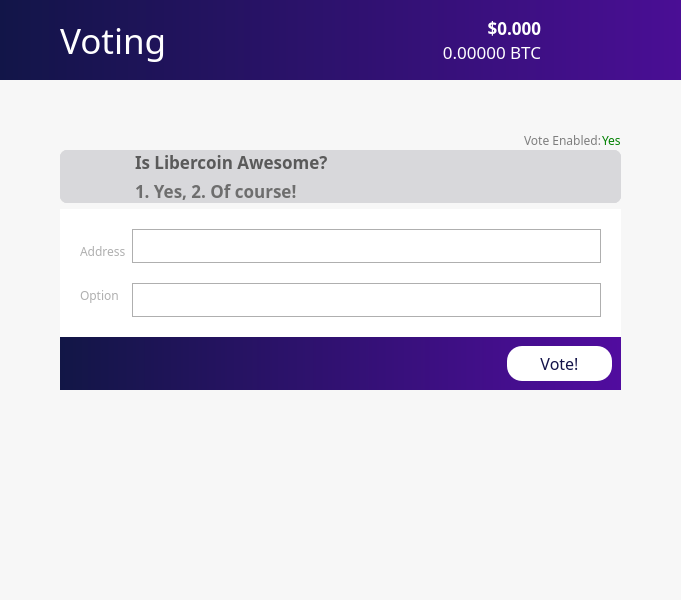
<?xml version="1.0" encoding="UTF-8"?>
<ui version="4.0">
 <class>VotingPage</class>
 <widget class="QWidget" name="VotingPage">
  <property name="geometry">
   <rect>
    <x>0</x>
    <y>0</y>
    <width>681</width>
    <height>600</height>
   </rect>
  </property>
  <property name="sizePolicy">
   <sizepolicy hsizetype="Preferred" vsizetype="Preferred">
    <horstretch>0</horstretch>
    <verstretch>0</verstretch>
   </sizepolicy>
  </property>
  <property name="minimumSize">
   <size>
    <width>0</width>
    <height>0</height>
   </size>
  </property>
  <property name="palette">
   <palette>
    <active>
     <colorrole role="WindowText">
      <brush brushstyle="SolidPattern">
       <color alpha="255">
        <red>0</red>
        <green>0</green>
        <blue>0</blue>
       </color>
      </brush>
     </colorrole>
     <colorrole role="Button">
      <brush brushstyle="SolidPattern">
       <color alpha="250">
        <red>247</red>
        <green>247</green>
        <blue>247</blue>
       </color>
      </brush>
     </colorrole>
     <colorrole role="Midlight">
      <brush brushstyle="SolidPattern">
       <color alpha="255">
        <red>255</red>
        <green>255</green>
        <blue>255</blue>
       </color>
      </brush>
     </colorrole>
     <colorrole role="Dark">
      <brush brushstyle="SolidPattern">
       <color alpha="255">
        <red>225</red>
        <green>225</green>
        <blue>225</blue>
       </color>
      </brush>
     </colorrole>
     <colorrole role="Mid">
      <brush brushstyle="SolidPattern">
       <color alpha="255">
        <red>0</red>
        <green>0</green>
        <blue>255</blue>
       </color>
      </brush>
     </colorrole>
     <colorrole role="Text">
      <brush brushstyle="SolidPattern">
       <color alpha="255">
        <red>0</red>
        <green>0</green>
        <blue>0</blue>
       </color>
      </brush>
     </colorrole>
     <colorrole role="BrightText">
      <brush brushstyle="SolidPattern">
       <color alpha="255">
        <red>255</red>
        <green>128</green>
        <blue>0</blue>
       </color>
      </brush>
     </colorrole>
     <colorrole role="ButtonText">
      <brush brushstyle="SolidPattern">
       <color alpha="255">
        <red>0</red>
        <green>0</green>
        <blue>0</blue>
       </color>
      </brush>
     </colorrole>
     <colorrole role="Base">
      <brush brushstyle="SolidPattern">
       <color alpha="250">
        <red>247</red>
        <green>247</green>
        <blue>247</blue>
       </color>
      </brush>
     </colorrole>
     <colorrole role="Window">
      <brush brushstyle="SolidPattern">
       <color alpha="250">
        <red>247</red>
        <green>247</green>
        <blue>247</blue>
       </color>
      </brush>
     </colorrole>
    </active>
    <inactive>
     <colorrole role="WindowText">
      <brush brushstyle="SolidPattern">
       <color alpha="255">
        <red>0</red>
        <green>0</green>
        <blue>0</blue>
       </color>
      </brush>
     </colorrole>
     <colorrole role="Button">
      <brush brushstyle="SolidPattern">
       <color alpha="250">
        <red>247</red>
        <green>247</green>
        <blue>247</blue>
       </color>
      </brush>
     </colorrole>
     <colorrole role="Midlight">
      <brush brushstyle="SolidPattern">
       <color alpha="255">
        <red>255</red>
        <green>255</green>
        <blue>255</blue>
       </color>
      </brush>
     </colorrole>
     <colorrole role="Dark">
      <brush brushstyle="SolidPattern">
       <color alpha="255">
        <red>225</red>
        <green>225</green>
        <blue>225</blue>
       </color>
      </brush>
     </colorrole>
     <colorrole role="Mid">
      <brush brushstyle="SolidPattern">
       <color alpha="255">
        <red>0</red>
        <green>0</green>
        <blue>255</blue>
       </color>
      </brush>
     </colorrole>
     <colorrole role="Text">
      <brush brushstyle="SolidPattern">
       <color alpha="255">
        <red>0</red>
        <green>0</green>
        <blue>0</blue>
       </color>
      </brush>
     </colorrole>
     <colorrole role="BrightText">
      <brush brushstyle="SolidPattern">
       <color alpha="255">
        <red>255</red>
        <green>128</green>
        <blue>0</blue>
       </color>
      </brush>
     </colorrole>
     <colorrole role="ButtonText">
      <brush brushstyle="SolidPattern">
       <color alpha="255">
        <red>0</red>
        <green>0</green>
        <blue>0</blue>
       </color>
      </brush>
     </colorrole>
     <colorrole role="Base">
      <brush brushstyle="SolidPattern">
       <color alpha="250">
        <red>247</red>
        <green>247</green>
        <blue>247</blue>
       </color>
      </brush>
     </colorrole>
     <colorrole role="Window">
      <brush brushstyle="SolidPattern">
       <color alpha="250">
        <red>247</red>
        <green>247</green>
        <blue>247</blue>
       </color>
      </brush>
     </colorrole>
    </inactive>
    <disabled>
     <colorrole role="WindowText">
      <brush brushstyle="SolidPattern">
       <color alpha="255">
        <red>225</red>
        <green>225</green>
        <blue>225</blue>
       </color>
      </brush>
     </colorrole>
     <colorrole role="Button">
      <brush brushstyle="SolidPattern">
       <color alpha="250">
        <red>247</red>
        <green>247</green>
        <blue>247</blue>
       </color>
      </brush>
     </colorrole>
     <colorrole role="Midlight">
      <brush brushstyle="SolidPattern">
       <color alpha="255">
        <red>255</red>
        <green>255</green>
        <blue>255</blue>
       </color>
      </brush>
     </colorrole>
     <colorrole role="Dark">
      <brush brushstyle="SolidPattern">
       <color alpha="255">
        <red>225</red>
        <green>225</green>
        <blue>225</blue>
       </color>
      </brush>
     </colorrole>
     <colorrole role="Mid">
      <brush brushstyle="SolidPattern">
       <color alpha="255">
        <red>0</red>
        <green>0</green>
        <blue>255</blue>
       </color>
      </brush>
     </colorrole>
     <colorrole role="Text">
      <brush brushstyle="SolidPattern">
       <color alpha="255">
        <red>225</red>
        <green>225</green>
        <blue>225</blue>
       </color>
      </brush>
     </colorrole>
     <colorrole role="BrightText">
      <brush brushstyle="SolidPattern">
       <color alpha="255">
        <red>255</red>
        <green>128</green>
        <blue>0</blue>
       </color>
      </brush>
     </colorrole>
     <colorrole role="ButtonText">
      <brush brushstyle="SolidPattern">
       <color alpha="255">
        <red>225</red>
        <green>225</green>
        <blue>225</blue>
       </color>
      </brush>
     </colorrole>
     <colorrole role="Base">
      <brush brushstyle="SolidPattern">
       <color alpha="250">
        <red>247</red>
        <green>247</green>
        <blue>247</blue>
       </color>
      </brush>
     </colorrole>
     <colorrole role="Window">
      <brush brushstyle="SolidPattern">
       <color alpha="250">
        <red>247</red>
        <green>247</green>
        <blue>247</blue>
       </color>
      </brush>
     </colorrole>
    </disabled>
   </palette>
  </property>
  <property name="font">
   <font>
    <family>Snell Roundhand</family>
   </font>
  </property>
  <property name="windowTitle">
   <string>Form</string>
  </property>
  <property name="autoFillBackground">
   <bool>false</bool>
  </property>
  <property name="styleSheet">
   <string notr="true">background-color:rgba(247, 247, 247, 250);
border:0;
</string>
  </property>
  <layout class="QVBoxLayout" name="topLayout">
   <property name="spacing">
    <number>0</number>
   </property>
   <property name="leftMargin">
    <number>0</number>
   </property>
   <property name="topMargin">
    <number>0</number>
   </property>
   <property name="rightMargin">
    <number>0</number>
   </property>
   <property name="bottomMargin">
    <number>0</number>
   </property>
   <item>
    <layout class="QHBoxLayout" name="horizontalLayout" stretch="0">
     <property name="spacing">
      <number>0</number>
     </property>
     <item>
      <layout class="QVBoxLayout" name="verticalLayout_2" stretch="0,0,0">
       <item>
        <layout class="QHBoxLayout" name="Nav">
         <property name="spacing">
          <number>0</number>
         </property>
         <property name="sizeConstraint">
          <enum>QLayout::SetDefaultConstraint</enum>
         </property>
         <property name="topMargin">
          <number>0</number>
         </property>
         <item>
          <widget class="QFrame" name="NavBar">
           <property name="sizePolicy">
            <sizepolicy hsizetype="Preferred" vsizetype="Preferred">
             <horstretch>0</horstretch>
             <verstretch>0</verstretch>
            </sizepolicy>
           </property>
           <property name="minimumSize">
            <size>
             <width>0</width>
             <height>80</height>
            </size>
           </property>
           <property name="maximumSize">
            <size>
             <width>16777215</width>
             <height>80</height>
            </size>
           </property>
           <property name="layoutDirection">
            <enum>Qt::LeftToRight</enum>
           </property>
           <property name="autoFillBackground">
            <bool>false</bool>
           </property>
           <property name="styleSheet">
            <string notr="true">background: QLinearGradient(x1: 0, y1: 0, x2: 1, y2: 0, stop: 0 #121548, stop: 1 #4a0e95);
border:0;
</string>
           </property>
           <property name="frameShape">
            <enum>QFrame::StyledPanel</enum>
           </property>
           <property name="frameShadow">
            <enum>QFrame::Raised</enum>
           </property>
           <layout class="QHBoxLayout" name="horizontalLayout_3">
            <property name="spacing">
             <number>0</number>
            </property>
            <property name="leftMargin">
             <number>60</number>
            </property>
            <property name="topMargin">
             <number>0</number>
            </property>
            <property name="rightMargin">
             <number>60</number>
            </property>
            <property name="bottomMargin">
             <number>0</number>
            </property>
            <item>
             <widget class="QLabel" name="label_2">
              <property name="sizePolicy">
               <sizepolicy hsizetype="Preferred" vsizetype="Preferred">
                <horstretch>0</horstretch>
                <verstretch>0</verstretch>
               </sizepolicy>
              </property>
              <property name="font">
               <font>
                <family>LibercoinLight</family>
                <pointsize>26</pointsize>
               </font>
              </property>
              <property name="autoFillBackground">
               <bool>false</bool>
              </property>
              <property name="styleSheet">
               <string notr="true">color:white;
background-color: rgba(255, 255, 255,0);</string>
              </property>
              <property name="text">
               <string>Voting</string>
              </property>
              <property name="indent">
               <number>0</number>
              </property>
             </widget>
            </item>
            <item>
             <layout class="QVBoxLayout" name="verticalLayout_5">
              <item>
               <widget class="QLabel" name="priceUSD">
                <property name="font">
                 <font>
                  <family>LibercoinMedium</family>
                  <pointsize>13</pointsize>
                  <weight>75</weight>
                  <bold>true</bold>
                 </font>
                </property>
                <property name="styleSheet">
                 <string notr="true">background-color: rgb(0,0,0,0);
color: white;</string>
                </property>
                <property name="text">
                 <string>$0.000</string>
                </property>
                <property name="alignment">
                 <set>Qt::AlignBottom|Qt::AlignRight|Qt::AlignTrailing</set>
                </property>
               </widget>
              </item>
              <item>
               <widget class="QLabel" name="priceBTC">
                <property name="font">
                 <font>
                  <family>LibercoinLight</family>
                  <pointsize>13</pointsize>
                 </font>
                </property>
                <property name="styleSheet">
                 <string notr="true">background-color: rgb(0,0,0,0);
color: white;</string>
                </property>
                <property name="text">
                 <string>0.00000 BTC</string>
                </property>
                <property name="alignment">
                 <set>Qt::AlignRight|Qt::AlignTop|Qt::AlignTrailing</set>
                </property>
               </widget>
              </item>
             </layout>
            </item>
            <item>
             <widget class="QPushButton" name="pushButton_2">
              <property name="maximumSize">
               <size>
                <width>80</width>
                <height>80</height>
               </size>
              </property>
              <property name="styleSheet">
               <string notr="true">background: rgb(0,0,0,0);</string>
              </property>
              <property name="text">
               <string/>
              </property>
              <property name="icon">
               <iconset resource="../../../../../coreupgrade/libercoin/src/qt/bitcoin.qrc">
                <normaloff>:/icons/Exports_45</normaloff>:/icons/Exports_45</iconset>
              </property>
              <property name="iconSize">
               <size>
                <width>80</width>
                <height>80</height>
               </size>
              </property>
             </widget>
            </item>
           </layout>
          </widget>
         </item>
        </layout>
       </item>
       <item>
        <widget class="QFrame" name="frame">
         <property name="palette">
          <palette>
           <active>
            <colorrole role="Button">
             <brush brushstyle="SolidPattern">
              <color alpha="250">
               <red>247</red>
               <green>247</green>
               <blue>247</blue>
              </color>
             </brush>
            </colorrole>
            <colorrole role="Base">
             <brush brushstyle="SolidPattern">
              <color alpha="250">
               <red>247</red>
               <green>247</green>
               <blue>247</blue>
              </color>
             </brush>
            </colorrole>
            <colorrole role="Window">
             <brush brushstyle="SolidPattern">
              <color alpha="250">
               <red>247</red>
               <green>247</green>
               <blue>247</blue>
              </color>
             </brush>
            </colorrole>
           </active>
           <inactive>
            <colorrole role="Button">
             <brush brushstyle="SolidPattern">
              <color alpha="250">
               <red>247</red>
               <green>247</green>
               <blue>247</blue>
              </color>
             </brush>
            </colorrole>
            <colorrole role="Base">
             <brush brushstyle="SolidPattern">
              <color alpha="250">
               <red>247</red>
               <green>247</green>
               <blue>247</blue>
              </color>
             </brush>
            </colorrole>
            <colorrole role="Window">
             <brush brushstyle="SolidPattern">
              <color alpha="250">
               <red>247</red>
               <green>247</green>
               <blue>247</blue>
              </color>
             </brush>
            </colorrole>
           </inactive>
           <disabled>
            <colorrole role="Button">
             <brush brushstyle="SolidPattern">
              <color alpha="250">
               <red>247</red>
               <green>247</green>
               <blue>247</blue>
              </color>
             </brush>
            </colorrole>
            <colorrole role="Base">
             <brush brushstyle="SolidPattern">
              <color alpha="250">
               <red>247</red>
               <green>247</green>
               <blue>247</blue>
              </color>
             </brush>
            </colorrole>
            <colorrole role="Window">
             <brush brushstyle="SolidPattern">
              <color alpha="250">
               <red>247</red>
               <green>247</green>
               <blue>247</blue>
              </color>
             </brush>
            </colorrole>
           </disabled>
          </palette>
         </property>
         <property name="styleSheet">
          <string notr="true"/>
         </property>
         <property name="frameShape">
          <enum>QFrame::NoFrame</enum>
         </property>
         <property name="frameShadow">
          <enum>QFrame::Raised</enum>
         </property>
         <property name="lineWidth">
          <number>1</number>
         </property>
         <property name="midLineWidth">
          <number>0</number>
         </property>
         <layout class="QVBoxLayout" name="verticalLayout_4">
          <property name="spacing">
           <number>-1</number>
          </property>
          <property name="leftMargin">
           <number>60</number>
          </property>
          <property name="topMargin">
           <number>50</number>
          </property>
          <property name="rightMargin">
           <number>60</number>
          </property>
          <property name="bottomMargin">
           <number>10</number>
          </property>
          <item>
           <layout class="QVBoxLayout" name="verticalLayout_3">
            <property name="spacing">
             <number>0</number>
            </property>
            <property name="topMargin">
             <number>0</number>
            </property>
            <item>
             <layout class="QHBoxLayout" name="horizontalLayout_5">
              <property name="topMargin">
               <number>0</number>
              </property>
              <item>
               <spacer name="horizontalSpacer_3">
                <property name="orientation">
                 <enum>Qt::Horizontal</enum>
                </property>
                <property name="sizeHint" stdset="0">
                 <size>
                  <width>40</width>
                  <height>20</height>
                 </size>
                </property>
               </spacer>
              </item>
              <item>
               <widget class="QLabel" name="label_3">
                <property name="font">
                 <font>
                  <family>LibercoinMedium</family>
                 </font>
                </property>
                <property name="styleSheet">
                 <string notr="true">color: rgb(126, 126, 126);</string>
                </property>
                <property name="text">
                 <string>Vote Enabled:</string>
                </property>
               </widget>
              </item>
              <item>
               <widget class="QLabel" name="voteEnabled">
                <property name="font">
                 <font>
                  <family>LibercoinMedium</family>
                 </font>
                </property>
                <property name="styleSheet">
                 <string notr="true">color: green;</string>
                </property>
                <property name="text">
                 <string>Yes</string>
                </property>
               </widget>
              </item>
             </layout>
            </item>
            <item>
             <widget class="QFrame" name="balance_frame">
              <property name="enabled">
               <bool>true</bool>
              </property>
              <property name="palette">
               <palette>
                <active>
                 <colorrole role="Button">
                  <brush brushstyle="SolidPattern">
                   <color alpha="255">
                    <red>216</red>
                    <green>216</green>
                    <blue>219</blue>
                   </color>
                  </brush>
                 </colorrole>
                 <colorrole role="Base">
                  <brush brushstyle="SolidPattern">
                   <color alpha="255">
                    <red>216</red>
                    <green>216</green>
                    <blue>219</blue>
                   </color>
                  </brush>
                 </colorrole>
                 <colorrole role="Window">
                  <brush brushstyle="SolidPattern">
                   <color alpha="255">
                    <red>216</red>
                    <green>216</green>
                    <blue>219</blue>
                   </color>
                  </brush>
                 </colorrole>
                </active>
                <inactive>
                 <colorrole role="Button">
                  <brush brushstyle="SolidPattern">
                   <color alpha="255">
                    <red>216</red>
                    <green>216</green>
                    <blue>219</blue>
                   </color>
                  </brush>
                 </colorrole>
                 <colorrole role="Base">
                  <brush brushstyle="SolidPattern">
                   <color alpha="255">
                    <red>216</red>
                    <green>216</green>
                    <blue>219</blue>
                   </color>
                  </brush>
                 </colorrole>
                 <colorrole role="Window">
                  <brush brushstyle="SolidPattern">
                   <color alpha="255">
                    <red>216</red>
                    <green>216</green>
                    <blue>219</blue>
                   </color>
                  </brush>
                 </colorrole>
                </inactive>
                <disabled>
                 <colorrole role="Button">
                  <brush brushstyle="SolidPattern">
                   <color alpha="255">
                    <red>216</red>
                    <green>216</green>
                    <blue>219</blue>
                   </color>
                  </brush>
                 </colorrole>
                 <colorrole role="Base">
                  <brush brushstyle="SolidPattern">
                   <color alpha="255">
                    <red>216</red>
                    <green>216</green>
                    <blue>219</blue>
                   </color>
                  </brush>
                 </colorrole>
                 <colorrole role="Window">
                  <brush brushstyle="SolidPattern">
                   <color alpha="255">
                    <red>216</red>
                    <green>216</green>
                    <blue>219</blue>
                   </color>
                  </brush>
                 </colorrole>
                </disabled>
               </palette>
              </property>
              <property name="contextMenuPolicy">
               <enum>Qt::DefaultContextMenu</enum>
              </property>
              <property name="styleSheet">
               <string notr="true">background-color: rgb(216, 216, 219);
border:0;
border-radius:7px;
border-style:solid;</string>
              </property>
              <property name="frameShape">
               <enum>QFrame::StyledPanel</enum>
              </property>
              <property name="frameShadow">
               <enum>QFrame::Plain</enum>
              </property>
              <property name="lineWidth">
               <number>1</number>
              </property>
              <layout class="QHBoxLayout" name="horizontalLayout_4">
               <property name="spacing">
                <number>0</number>
               </property>
               <property name="sizeConstraint">
                <enum>QLayout::SetDefaultConstraint</enum>
               </property>
               <property name="leftMargin">
                <number>0</number>
               </property>
               <property name="topMargin">
                <number>0</number>
               </property>
               <property name="rightMargin">
                <number>0</number>
               </property>
               <property name="bottomMargin">
                <number>0</number>
               </property>
               <item>
                <widget class="QPushButton" name="pushButton_3">
                 <property name="sizePolicy">
                  <sizepolicy hsizetype="Fixed" vsizetype="Preferred">
                   <horstretch>0</horstretch>
                   <verstretch>0</verstretch>
                  </sizepolicy>
                 </property>
                 <property name="minimumSize">
                  <size>
                   <width>75</width>
                   <height>0</height>
                  </size>
                 </property>
                 <property name="text">
                  <string/>
                 </property>
                 <property name="icon">
                  <iconset resource="../../../../../coreupgrade/libercoin/src/qt/bitcoin.qrc">
                   <normaloff>:/icons/Exports_47</normaloff>:/icons/Exports_47</iconset>
                 </property>
                 <property name="iconSize">
                  <size>
                   <width>70</width>
                   <height>70</height>
                  </size>
                 </property>
                </widget>
               </item>
               <item>
                <layout class="QVBoxLayout" name="verticalLayout_6">
                 <property name="spacing">
                  <number>5</number>
                 </property>
                 <property name="leftMargin">
                  <number>0</number>
                 </property>
                 <property name="topMargin">
                  <number>0</number>
                 </property>
                 <property name="bottomMargin">
                  <number>0</number>
                 </property>
                 <item>
                  <widget class="QLabel" name="voteTitle">
                   <property name="enabled">
                    <bool>false</bool>
                   </property>
                   <property name="sizePolicy">
                    <sizepolicy hsizetype="Preferred" vsizetype="Preferred">
                     <horstretch>0</horstretch>
                     <verstretch>0</verstretch>
                    </sizepolicy>
                   </property>
                   <property name="font">
                    <font>
                     <family>LibercoinMedium</family>
                     <pointsize>13</pointsize>
                     <weight>75</weight>
                     <bold>true</bold>
                    </font>
                   </property>
                   <property name="layoutDirection">
                    <enum>Qt::LeftToRight</enum>
                   </property>
                   <property name="autoFillBackground">
                    <bool>false</bool>
                   </property>
                   <property name="styleSheet">
                    <string notr="true">color: rgb(90, 90, 90);</string>
                   </property>
                   <property name="text">
                    <string>Is Libercoin Awesome?</string>
                   </property>
                   <property name="alignment">
                    <set>Qt::AlignBottom|Qt::AlignLeading|Qt::AlignLeft</set>
                   </property>
                   <property name="indent">
                    <number>-1</number>
                   </property>
                  </widget>
                 </item>
                 <item>
                  <widget class="QLabel" name="voteTitleSubText">
                   <property name="enabled">
                    <bool>false</bool>
                   </property>
                   <property name="sizePolicy">
                    <sizepolicy hsizetype="Preferred" vsizetype="Preferred">
                     <horstretch>0</horstretch>
                     <verstretch>0</verstretch>
                    </sizepolicy>
                   </property>
                   <property name="font">
                    <font>
                     <family>LibercoinLight</family>
                     <pointsize>13</pointsize>
                     <weight>75</weight>
                     <bold>true</bold>
                    </font>
                   </property>
                   <property name="cursor">
                    <cursorShape>IBeamCursor</cursorShape>
                   </property>
                   <property name="toolTip">
                    <string>Total of transactions that have yet to be confirmed, and do not yet count toward the current balance</string>
                   </property>
                   <property name="layoutDirection">
                    <enum>Qt::LeftToRight</enum>
                   </property>
                   <property name="styleSheet">
                    <string notr="true">color: rgb(110, 110, 110);</string>
                   </property>
                   <property name="text">
                    <string notr="true">1. Yes, 2. Of course!</string>
                   </property>
                   <property name="alignment">
                    <set>Qt::AlignLeading|Qt::AlignLeft|Qt::AlignTop</set>
                   </property>
                   <property name="textInteractionFlags">
                    <set>Qt::LinksAccessibleByMouse|Qt::TextSelectableByKeyboard|Qt::TextSelectableByMouse</set>
                   </property>
                  </widget>
                 </item>
                </layout>
               </item>
              </layout>
             </widget>
            </item>
           </layout>
          </item>
          <item>
           <widget class="QFrame" name="voteFrame">
            <property name="frameShape">
             <enum>QFrame::StyledPanel</enum>
            </property>
            <property name="frameShadow">
             <enum>QFrame::Raised</enum>
            </property>
            <layout class="QVBoxLayout" name="verticalLayout_8">
             <property name="spacing">
              <number>0</number>
             </property>
             <property name="leftMargin">
              <number>0</number>
             </property>
             <property name="topMargin">
              <number>0</number>
             </property>
             <property name="rightMargin">
              <number>0</number>
             </property>
             <property name="bottomMargin">
              <number>0</number>
             </property>
             <item>
              <widget class="QFrame" name="votingFrame">
               <property name="minimumSize">
                <size>
                 <width>0</width>
                 <height>0</height>
                </size>
               </property>
               <property name="styleSheet">
                <string notr="true">border: 0; background-color:white;</string>
               </property>
               <property name="frameShape">
                <enum>QFrame::StyledPanel</enum>
               </property>
               <property name="frameShadow">
                <enum>QFrame::Raised</enum>
               </property>
               <layout class="QHBoxLayout" name="horizontalLayout_6">
                <property name="spacing">
                 <number>-1</number>
                </property>
                <property name="leftMargin">
                 <number>20</number>
                </property>
                <property name="topMargin">
                 <number>20</number>
                </property>
                <property name="rightMargin">
                 <number>20</number>
                </property>
                <property name="bottomMargin">
                 <number>20</number>
                </property>
                <item>
                 <layout class="QVBoxLayout" name="verticalLayout_7">
                  <property name="spacing">
                   <number>20</number>
                  </property>
                  <property name="topMargin">
                   <number>10</number>
                  </property>
                  <property name="bottomMargin">
                   <number>10</number>
                  </property>
                  <item>
                   <widget class="QLabel" name="label">
                    <property name="enabled">
                     <bool>true</bool>
                    </property>
                    <property name="font">
                     <font>
                      <family>LibercoinMedium</family>
                     </font>
                    </property>
                    <property name="styleSheet">
                     <string notr="true">color: rgb(175, 175, 175);</string>
                    </property>
                    <property name="text">
                     <string>Address</string>
                    </property>
                   </widget>
                  </item>
                  <item>
                   <widget class="QLabel" name="label_4">
                    <property name="font">
                     <font>
                      <family>LibercoinMedium</family>
                     </font>
                    </property>
                    <property name="styleSheet">
                     <string notr="true">color: rgb(175, 175, 175);</string>
                    </property>
                    <property name="text">
                     <string>Option</string>
                    </property>
                   </widget>
                  </item>
                 </layout>
                </item>
                <item>
                 <layout class="QVBoxLayout" name="verticalLayout">
                  <property name="spacing">
                   <number>20</number>
                  </property>
                  <item>
                   <widget class="QComboBox" name="addressList">
                    <property name="enabled">
                     <bool>true</bool>
                    </property>
                    <property name="sizePolicy">
                     <sizepolicy hsizetype="Expanding" vsizetype="Fixed">
                      <horstretch>0</horstretch>
                      <verstretch>0</verstretch>
                     </sizepolicy>
                    </property>
                    <property name="font">
                     <font>
                      <family>LibercoinRegular</family>
                     </font>
                    </property>
                    <property name="styleSheet">
                     <string notr="true">

QComboBox
{
    color:rgb(15, 15, 54);
    background-color: white;
    border-color: rgb(175, 175, 175);
    border-width: 1px;
border-style: solid;
padding: 1px 0px 1px 3px;
padding-left:10;
height:30;
}

QComboBox QListView
{
    border-style: none;
    background-color: white;
}

QComboBox::drop-down
{
    width: 20px;
    border: 1px;
    border-color:rgb(15, 15, 54);
    border-left-style:none;
    border-top-style: none;
    border-bottom-style: none;
    border-right-style: none;
}


QComboBox::down-arrow
{
    image: url(:/icons/down);
    width: 16px;
    height: 16px;
}</string>
                    </property>
                   </widget>
                  </item>
                  <item>
                   <widget class="QComboBox" name="votingChoice">
                    <property name="sizePolicy">
                     <sizepolicy hsizetype="Expanding" vsizetype="Fixed">
                      <horstretch>0</horstretch>
                      <verstretch>0</verstretch>
                     </sizepolicy>
                    </property>
                    <property name="font">
                     <font>
                      <family>LibercoinRegular</family>
                     </font>
                    </property>
                    <property name="styleSheet">
                     <string notr="true">

QComboBox
{
    color:rgb(15, 15, 54);
    background-color: white;
    border-color: rgb(175, 175, 175);
    border-width: 1px;
border-style: solid;
padding: 1px 0px 1px 3px;
padding-left:10;
height:30;
}

QComboBox QListView
{
    border-style: none;
    background-color: white;
}

QComboBox::drop-down
{
    width: 20px;
    border: 1px;
    border-color:rgb(15, 15, 54);
    border-left-style:none;
    border-top-style: none;
    border-bottom-style: none;
    border-right-style: none;
}


QComboBox::down-arrow
{
    image: url(:/icons/down);
    width: 16px;
    height: 16px;
}</string>
                    </property>
                   </widget>
                  </item>
                 </layout>
                </item>
               </layout>
              </widget>
             </item>
             <item>
              <widget class="QFrame" name="frame_2">
               <property name="styleSheet">
                <string notr="true">background: QLinearGradient(x1: 0, y1: 0, x2: 1, y2: 0, stop: 0 #121646, stop: 1 #510c9f);</string>
               </property>
               <property name="frameShape">
                <enum>QFrame::StyledPanel</enum>
               </property>
               <property name="frameShadow">
                <enum>QFrame::Raised</enum>
               </property>
               <layout class="QHBoxLayout" name="horizontalLayout_2">
                <item>
                 <spacer name="horizontalSpacer">
                  <property name="orientation">
                   <enum>Qt::Horizontal</enum>
                  </property>
                  <property name="sizeHint" stdset="0">
                   <size>
                    <width>40</width>
                    <height>20</height>
                   </size>
                  </property>
                 </spacer>
                </item>
                <item>
                 <widget class="QPushButton" name="voteButton">
                  <property name="font">
                   <font>
                    <family>LibercoinRegular</family>
                    <pointsize>12</pointsize>
                   </font>
                  </property>
                  <property name="styleSheet">
                   <string notr="true">background-color: white;
color: rgb(19, 19, 73);
border-radius:15px;
height:35px;
width:105px;</string>
                  </property>
                  <property name="text">
                   <string>Vote!</string>
                  </property>
                 </widget>
                </item>
               </layout>
              </widget>
             </item>
            </layout>
           </widget>
          </item>
          <item>
           <spacer name="verticalSpacer">
            <property name="orientation">
             <enum>Qt::Vertical</enum>
            </property>
            <property name="sizeHint" stdset="0">
             <size>
              <width>20</width>
              <height>40</height>
             </size>
            </property>
           </spacer>
          </item>
         </layout>
        </widget>
       </item>
       <item>
        <widget class="QWidget" name="StatusBar" native="true">
         <property name="sizePolicy">
          <sizepolicy hsizetype="Preferred" vsizetype="Preferred">
           <horstretch>0</horstretch>
           <verstretch>0</verstretch>
          </sizepolicy>
         </property>
         <property name="minimumSize">
          <size>
           <width>0</width>
           <height>0</height>
          </size>
         </property>
         <property name="styleSheet">
          <string notr="true">background-color:rgba(247, 247, 247, 250);</string>
         </property>
         <layout class="QHBoxLayout" name="horizontalLayout_8">
          <property name="spacing">
           <number>10</number>
          </property>
          <property name="leftMargin">
           <number>60</number>
          </property>
          <property name="topMargin">
           <number>30</number>
          </property>
          <property name="rightMargin">
           <number>60</number>
          </property>
          <property name="bottomMargin">
           <number>30</number>
          </property>
          <item>
           <layout class="QVBoxLayout" name="statusText">
            <property name="spacing">
             <number>0</number>
            </property>
            <property name="topMargin">
             <number>0</number>
            </property>
            <property name="bottomMargin">
             <number>0</number>
            </property>
           </layout>
          </item>
          <item>
           <layout class="QHBoxLayout" name="statusBar">
            <property name="topMargin">
             <number>0</number>
            </property>
            <property name="bottomMargin">
             <number>0</number>
            </property>
           </layout>
          </item>
         </layout>
        </widget>
       </item>
      </layout>
     </item>
    </layout>
   </item>
  </layout>
 </widget>
 <resources>
  <include location="../../../../../coreupgrade/libercoin/src/qt/bitcoin.qrc"/>
 </resources>
 <connections/>
</ui>
